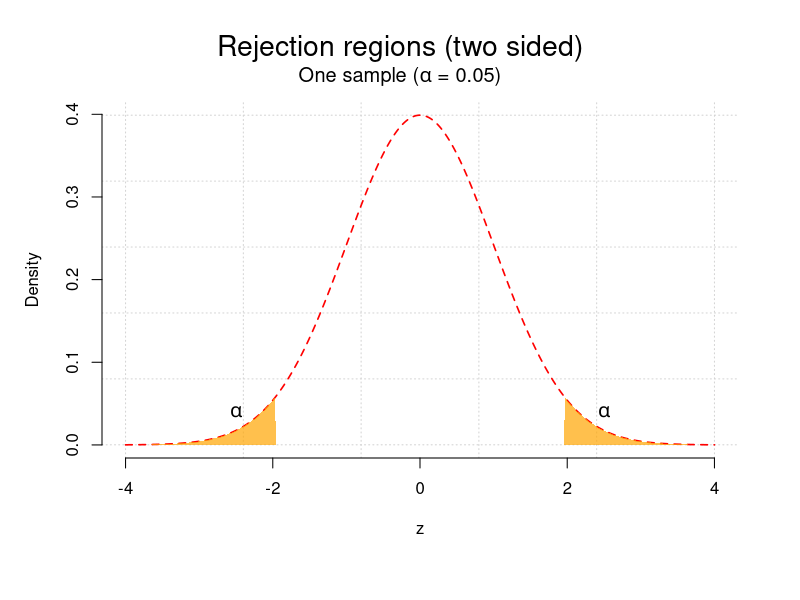
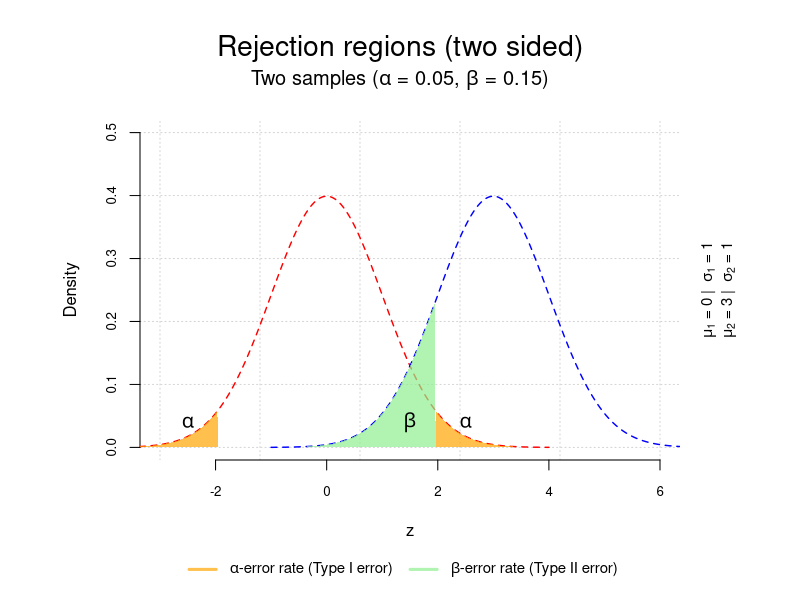
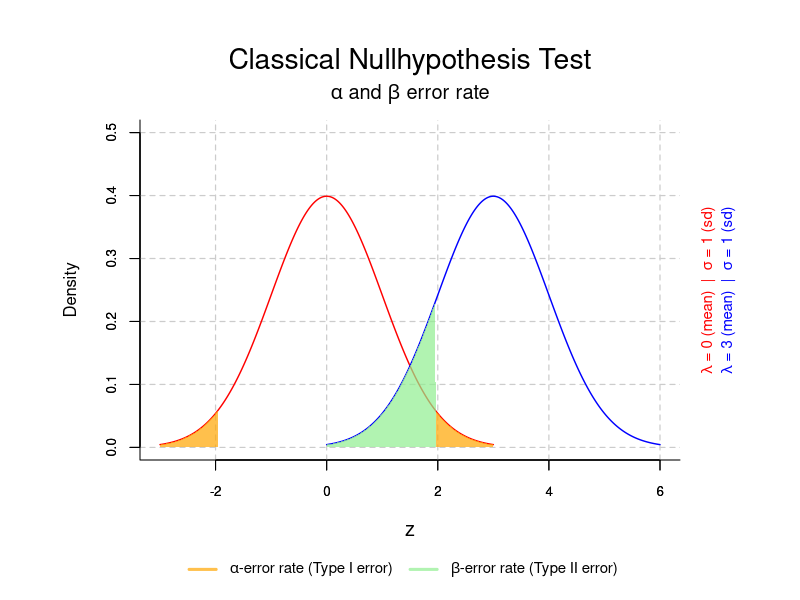

Here is the R script that generated these plots, in order:
# file:
# ptII_quan_classicstats_NHST_nulldist.r

# location:
# chap. 4 [4.5.8]
# Die Wahrscheinlichkeit von Daten als Basis von Testentscheidungen


N <- 1000
crit.alpha <- 0.05
w <- c(-4,4)
sek <- seq(w[1],w[2],length.out=N)
pop.mw <- 0
pop.sd <- 1
sek.dnv <- dnorm(sek, mean=pop.mw, sd=pop.sd)

cols <- c("#FFA500B2","#90EE90B2")

# plot one curve
par(oma=c(2,1,1,1), "cex.axis"=1, bty="l")
plot(sek, sek.dnv, type="l", bty="n", pre.plot=grid(), col="red", xlab="z", ylab="Density", lty=2, lwd=1.6)
q.ca.low <- qnorm(crit.alpha/2, lower.tail=TRUE)
q.ca.up <- qnorm(crit.alpha/2, lower.tail=FALSE)
# crit alpha
polygon(x=c(sek[sek <= q.ca.low],q.ca.low,-3,-3), y=c(sek.dnv[sek <= q.ca.low],0,0,sek.dnv[1]), col=cols[1], border=NA)
polygon(x=c(q.ca.up,sek[sek >= q.ca.up],3,3), y=c(0,sek.dnv[sek >= q.ca.up],sek.dnv[N],0), col=cols[1], border=NA)
mtext("Rejection regions (two sided)", outer=TRUE, line=-2, cex=1.7, side=3)
mtext(eval(substitute(expression(paste("One sample (",alpha," = ",crit.alpha,")",sep="")),list(crit.alpha=crit.alpha))), outer=TRUE, line=-3.5, cex=1.2, side=3)
#error rates
text(x=-2.5,y=0.04,expression(alpha), cex=1.2)
text(x=2.5,y=0.04,expression(alpha), cex=1.2)


# plot 2 curves
# two-sided case
digits <- 2
par(mar=c(5,6,5,5), oma=c(2,1,1,1), cex.axis=0.8)
#par(oma=c(2,1,1,1), "cex.axis"=1, bty="l")
plot(c(-3,6),c(0,0.5), type="n", bty="n", pre.plot=grid(), xlab="z", ylab="Density")
lines(sek, sek.dnv, type="l", col="red", lty=2, lwd=1.4)
#crit alpha
polygon(x=c(sek[sek <= q.ca.low],q.ca.low,-3,-3), y=c(sek.dnv[sek <= q.ca.low],0,0,sek.dnv[1]), col=cols[1], border=NA)
polygon(x=c(q.ca.up,sek[sek >= q.ca.up],3,3), y=c(0,sek.dnv[sek >= q.ca.up],sek.dnv[N],0), col=cols[1], border=NA)
#second curve
ncp <- 3
pop.sd2 <- pop.sd
sek2 <- sek+ncp
lines(sek2, sek.dnv, type="l", col="blue", lty=2, lwd=1.4)
#crit beta
polygon(x=c(sek2[sek2 <= q.ca.up],q.ca.up,sek2[1]), y=c(sek.dnv[sek2 <= q.ca.up],sek.dnv[sek2==q.ca.up],0,0), col=cols[2], border=NA)
mtext("Rejection regions (two sided)", outer=TRUE, line=-2, cex=1.7, side=3)
betaerr <- pnorm(q=qnorm((1-crit.alpha/2),mean=pop.mw,sd=pop.sd), mean=ncp, sd=pop.sd2)
mtext(eval(substitute(expression(paste("Two samples (",alpha," = ",crit.alpha,", ",beta," = ",betaerr,")",sep="")),list(crit.alpha=crit.alpha,betaerr=round(betaerr,digits)))), outer=TRUE, line=-3.7, cex=1.2, side=3)
#error rates
text(x=-2.5,y=0.04,expression(alpha), cex=1.2)
text(x=2.5,y=0.04,expression(alpha), cex=1.2)
text(x=1.5,y=0.04,expression(beta), cex=1.2)
#numbers at the right side
mtext(eval(substitute(expression(paste(mu[1]," = ",pop.mw," |  ",sigma[1]," = ",pop.sd,"")),
      list(pop.mw=pop.mw, pop.sd=pop.sd ))) , 4, line=1, cex=0.9)
mtext(eval(substitute(expression(paste(mu[2]," = ",pop.mw2," |  ",sigma[2]," = ",pop.sd,"")),
      list(pop.mw2=pop.mw+ncp, pop.sd=pop.sd ))) , 4, line=2, cex=0.9)

# add a nice legend with information
par(fig=c(0, 1, 0, 1), oma=c(0, 0, 0, 0), mar=c(0, 0, 0, 0), new=TRUE)
plot(0, 0, type="n", bty="n", xaxt="n", yaxt="n")
lwd.width <- 3
legend("bottom", legend=c(expression(paste(alpha,"-error rate (Type I error)")),
                          expression(paste(beta,"-error rate (Type II error)")) ),
       xpd=TRUE, horiz=TRUE, inset=c(0,0), y.intersp=2.4,
       col=cols, lty=1, lwd=lwd.width, bty="n", cex=0.9) 
						   
						   


						   
#### NOT RUN (but works)
N <- 1000
crit.alpha <- 0.05
sek <- seq(-3,3,length.out=N)
sek.dnv <- dnorm(sek, mean=0, sd=1)
cols <- c("red","darkgreen","magenta","orange","lightgreen","violet")
cols.rgb <- col2rgb(cols[4:6])/255
cols
cols.rgb
 
x.range <- c(-3,6)
y.range <- c(0,0.5)
q.ca.low <- qnorm(crit.alpha/2, lower.tail=TRUE)
q.ca.up <- qnorm(crit.alpha/2, lower.tail=FALSE)
  

# plot 2 curves
par(mar=c(5,6,5,5), oma=c(2,1,1,1), cex.axis=0.8)
plot(x.range, y.range, type="n", xlab="", ylab="Density", bty="l", main="")
grid(col="grey80", lwd=1.2, lty=2)

#curve 1
lines(sek, sek.dnv, type="l", col=rgb(1,0,0), lty=1, lwd=1.4)

#crit alpha
#"#FFA500B2"
polygon(x=c(sek[sek <= q.ca.low],q.ca.low,-3,-3), y=c(sek.dnv[sek <= q.ca.low],0,0,sek.dnv[1]), col=rgb(cols.rgb[1,1],cols.rgb[2,1],cols.rgb[3,1],0.7), border=NA)
polygon(x=c(q.ca.up,sek[sek >= q.ca.up],3,3), y=c(0,sek.dnv[sek >= q.ca.up],sek.dnv[N],0), col=rgb(cols.rgb[1,1],cols.rgb[2,1],cols.rgb[3,1],0.7), border=NA)

ncp <- 3
sek2 <- sek+ncp
lines(sek2, sek.dnv, type="l", col=rgb(0,0,1), lty=1, lwd=1.4)
#crit beta
#"#90EE90B2"
polygon(x=c(sek2[sek2 <= q.ca.up],q.ca.up,sek2[1]), y=c(sek.dnv[sek2 <= q.ca.up],sek.dnv[sek2==q.ca.up],0,0), col=rgb(cols.rgb[1,2],cols.rgb[2,2],cols.rgb[3,2],0.7), border=NA)

axis(2)
axis(1)
 
mtext(expression(paste("Classical Nullhypothesis Test",sep="")), 3, line=2, cex=1.7)
mtext(expression(paste(alpha," and ",beta," error rate")), 3, line=0.6, cex=1.2)
mtext(expression(paste("z")), 1, line=3, cex=1.2)

# add a nice legend with information
pop.mw <- 0
pop.sd <- 1

 mtext(eval(substitute(expression(paste(lambda," = ",pop.mw," (mean)  |  ",sigma," = ",pop.sd," (sd)")),
       list(pop.mw=pop.mw, pop.sd=pop.sd ))) , 4, line=1, cex=0.9, col=rgb(1,0,0))
 mtext(eval(substitute(expression(paste(lambda," = ",pop.mw2," (mean)  |  ",sigma," = ",pop.sd," (sd)")),
       list(pop.mw2=pop.mw+ncp, pop.sd=pop.sd ))) , 4, line=2, cex=0.9, col=rgb(0,0,1))

 par(fig=c(0, 1, 0, 1), oma=c(0, 0, 0, 0), mar=c(0, 0, 0, 0), new=TRUE)
 plot(0, 0, type="n", bty="n", xaxt="n", yaxt="n")
# add a nice legend with information
lwd.width <- 3
legend("bottom", legend=c(expression(paste(alpha,"-error rate (Type I error)")),
                           expression(paste(beta,"-error rate (Type II error)"))
#                           expression(paste("p(",delta," | D" ["1"] ,", D" ["2"] ,", I)"))
			    ),
                           xpd=TRUE, horiz=TRUE, inset=c(0,0), y.intersp=2.4,
                           col=c(rgb(cols.rgb[1,1],cols.rgb[2,1],cols.rgb[3,1],0.7), rgb(cols.rgb[1,2],cols.rgb[2,2],cols.rgb[3,2],0.7)),
                           lty=1, lwd=lwd.width, bty="n", cex=0.9) 


                           
